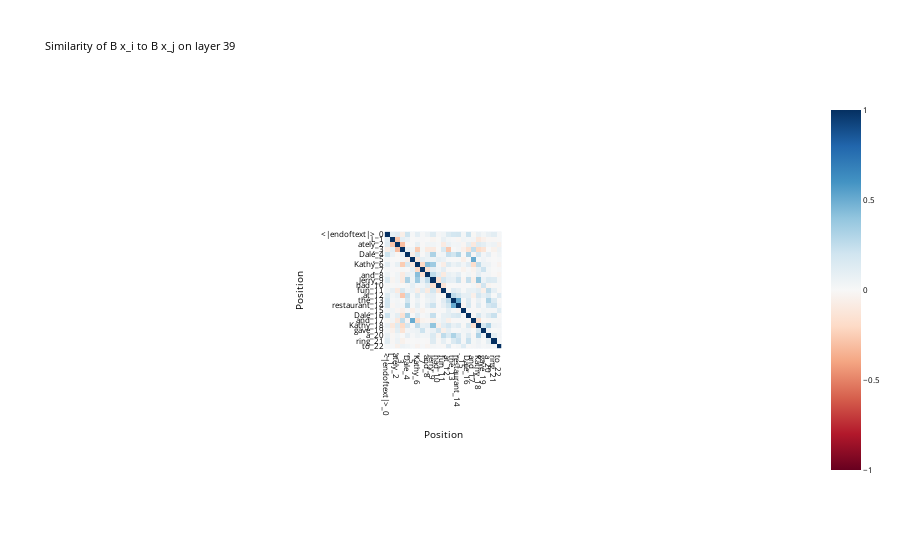
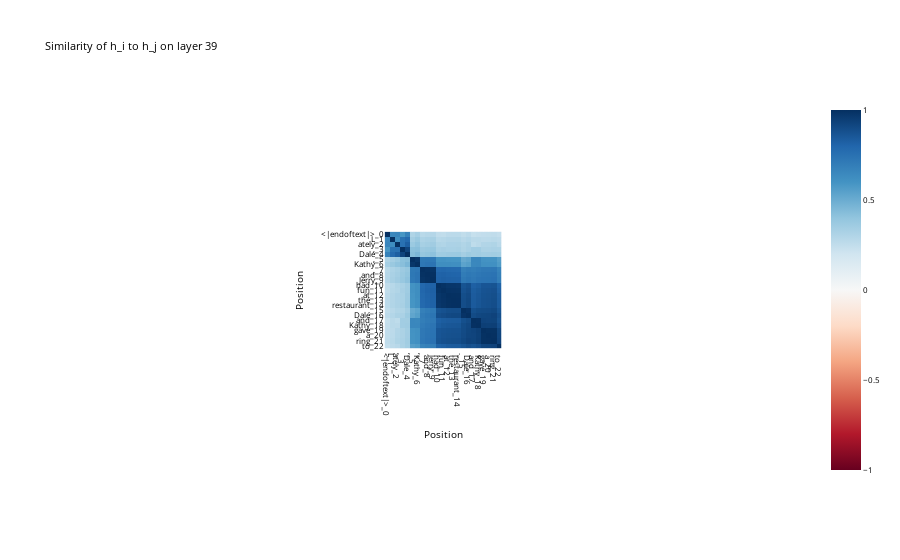
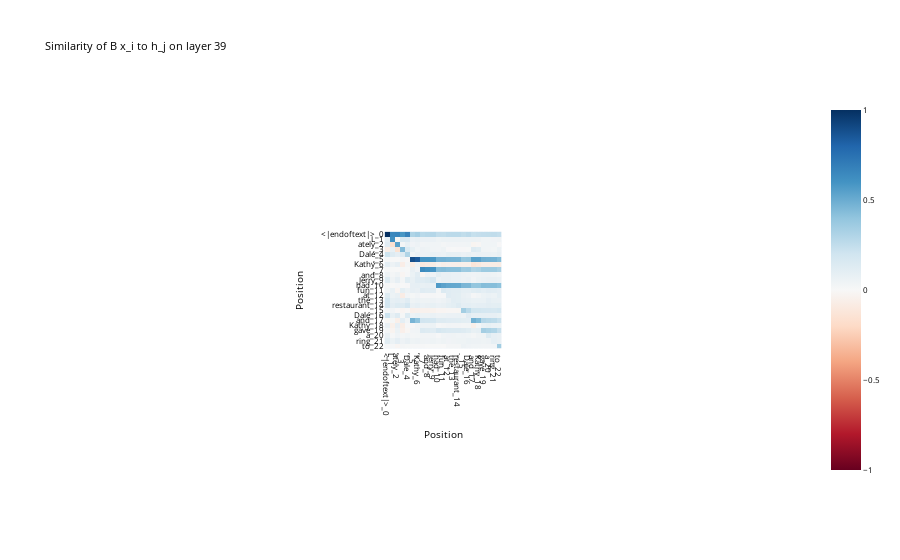
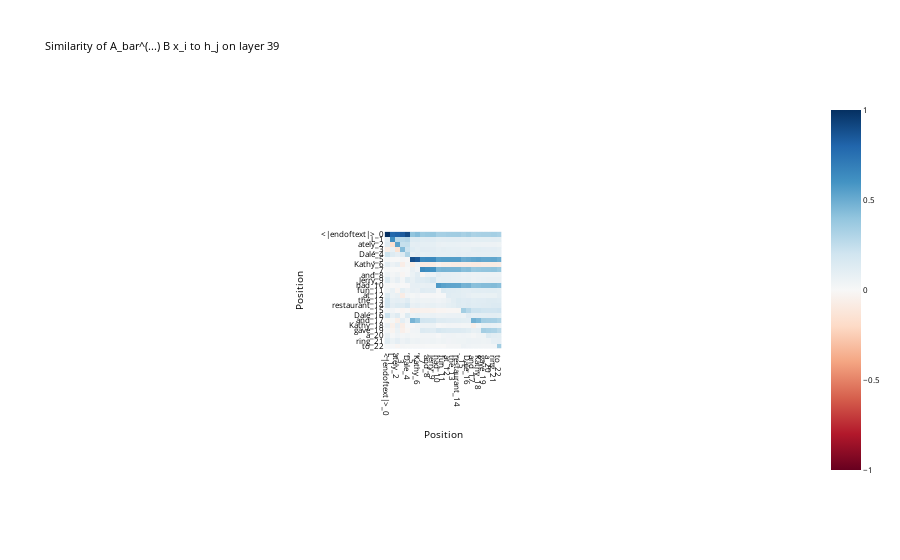

The notebook cell these images were saved under, in order:
### Code cell
prompt = model.tokenizer.decode(batched_data[0][1:])
prompt_tokens = model.to_tokens(prompt)[0]
L = prompt_tokens.size()[0]
prompt_str_tokens = model.to_str_tokens(prompt_tokens)

token_labels = []
for index, str_token in enumerate(prompt_str_tokens):
    token_labels.append(f"{str_token}_{index}")

# for each pos
'''
layer_labels = [str(layer) for layer in limited_layers]
for pos in tqdm(list(range(L))):
    fig = imshow(h_to_x_b_similarities[:,pos], show=False, x=token_labels, y=layer_labels, xaxis="Position", yaxis="Layer", title=f"Similarity to hidden state of token = {token_labels[pos]}", font_size=8)
    fig.update_layout(**plot_args)
    fig.update_layout(legend=dict(
        yanchor="top",
        y=0.99,
        xanchor="left",
        x=0.01
    ))
    fig.show()
'''
LAYER = 39
imshow(x_b_similarities[LAYER], show=False, x=token_labels, y=token_labels, xaxis="Position", yaxis="Position", title=f"Similarity of B x_i to B x_j on layer {LAYER}", font_size=8).show()
imshow(h_similarities[LAYER], show=False, x=token_labels, y=token_labels, xaxis="Position", yaxis="Position", title=f"Similarity of h_i to h_j on layer {LAYER}", font_size=8).show()
imshow(h_to_x_b_similarities[LAYER], show=False, x=token_labels, y=token_labels, xaxis="Position", yaxis="Position", title=f"Similarity of B x_i to h_j on layer {LAYER}", font_size=8).show()
imshow(h_to_x_b_similarities_catchup[LAYER], show=False, x=token_labels, y=token_labels, xaxis="Position", yaxis="Position", title=f"Similarity of A_bar^(...) B x_i to h_j on layer {LAYER}", font_size=8).show()

### Figure 1 — Plotly figure (JSON) as saved in the notebook; plotly's stock layout.template omitted (floating-point values rounded to 4 significant figures; data arrays with more than 128 entries replaced by an {"elided": "..."} marker saying what was removed)
{"data": [{"coloraxis": "coloraxis", "hovertemplate": "Position: %{x}<br>Position: %{y}<br>color: %{z}<extra></extra>", "name": "0", "type": "heatmap", "x": ["<|endoftext|>_0", "L_1", "ately_2", ",_3", " Dale_4", ",_5", " Kathy_6", ",_7", " and_8", " Jerry_9", " had_10", " fun_11", " at_12", " the_13", " restaurant_14", "._15", " Dale_16", " and_17", " Kathy_18", " gave_19", " a_20", " ring_21", " to_22"], "xaxis": "x", "y": ["<|endoftext|>_0", "L_1", "ately_2", ",_3", " Dale_4", ",_5", " Kathy_6", ",_7", " and_8", " Jerry_9", " had_10", " fun_11", " at_12", " the_13", " restaurant_14", "._15", " Dale_16", " and_17", " Kathy_18", " gave_19", " a_20", " ring_21", " to_22"], "yaxis": "y", "z": {"elided": "23x23 float values"}}], "layout": {"autosize": true, "coloraxis": {"cmid": 0, "colorscale": [[0, "rgb(103,0,31)"], [0.1, "rgb(178,24,43)"], [0.2, "rgb(214,96,77)"], [0.3, "rgb(244,165,130)"], [0.4, "rgb(253,219,199)"], [0.5, "rgb(247,247,247)"], [0.6, "rgb(209,229,240)"], [0.7, "rgb(146,197,222)"], [0.8, "rgb(67,147,195)"], [0.9, "rgb(33,102,172)"], [1, "rgb(5,48,97)"]]}, "font": {"color": "black", "size": 8}, "title": {"text": "Similarity of B x_i to B x_j on layer 39"}, "xaxis": {"anchor": "y", "autorange": true, "constrain": "domain", "domain": [0.4197, 0.5803], "range": [-0.5, 22.5], "scaleanchor": "y", "tickmode": "array", "ticktext": ["<|endoftext|>_0", "L_1", "ately_2", ",_3", " Dale_4", ",_5", " Kathy_6", ",_7", " and_8", " Jerry_9", " had_10", " fun_11", " at_12", " the_13", " restaurant_14", "._15", " Dale_16", " and_17", " Kathy_18", " gave_19", " a_20", " ring_21", " to_22"], "tickvals": ["<|endoftext|>_0", "L_1", "ately_2", ",_3", " Dale_4", ",_5", " Kathy_6", ",_7", " and_8", " Jerry_9", " had_10", " fun_11", " at_12", " the_13", " restaurant_14", "._15", " Dale_16", " and_17", " Kathy_18", " gave_19", " a_20", " ring_21", " to_22"], "title": {"text": "Position"}, "type": "category"}, "yaxis": {"anchor": "x", "autorange": true, "constrain": "domain", "domain": [0, 1], "range": [22.5, -0.5], "tickmode": "array", "ticktext": ["<|endoftext|>_0", "L_1", "ately_2", ",_3", " Dale_4", ",_5", " Kathy_6", ",_7", " and_8", " Jerry_9", " had_10", " fun_11", " at_12", " the_13", " restaurant_14", "._15", " Dale_16", " and_17", " Kathy_18", " gave_19", " a_20", " ring_21", " to_22"], "tickvals": ["<|endoftext|>_0", "L_1", "ately_2", ",_3", " Dale_4", ",_5", " Kathy_6", ",_7", " and_8", " Jerry_9", " had_10", " fun_11", " at_12", " the_13", " restaurant_14", "._15", " Dale_16", " and_17", " Kathy_18", " gave_19", " a_20", " ring_21", " to_22"], "title": {"text": "Position"}, "type": "category"}}}

### Figure 2 — Plotly figure (JSON) as saved in the notebook; plotly's stock layout.template omitted (floating-point values rounded to 4 significant figures; data arrays with more than 128 entries replaced by an {"elided": "..."} marker saying what was removed)
{"data": [{"coloraxis": "coloraxis", "hovertemplate": "Position: %{x}<br>Position: %{y}<br>color: %{z}<extra></extra>", "name": "0", "type": "heatmap", "x": ["<|endoftext|>_0", "L_1", "ately_2", ",_3", " Dale_4", ",_5", " Kathy_6", ",_7", " and_8", " Jerry_9", " had_10", " fun_11", " at_12", " the_13", " restaurant_14", "._15", " Dale_16", " and_17", " Kathy_18", " gave_19", " a_20", " ring_21", " to_22"], "xaxis": "x", "y": ["<|endoftext|>_0", "L_1", "ately_2", ",_3", " Dale_4", ",_5", " Kathy_6", ",_7", " and_8", " Jerry_9", " had_10", " fun_11", " at_12", " the_13", " restaurant_14", "._15", " Dale_16", " and_17", " Kathy_18", " gave_19", " a_20", " ring_21", " to_22"], "yaxis": "y", "z": {"elided": "23x23 float values"}}], "layout": {"autosize": true, "coloraxis": {"cmid": 0, "colorscale": [[0, "rgb(103,0,31)"], [0.1, "rgb(178,24,43)"], [0.2, "rgb(214,96,77)"], [0.3, "rgb(244,165,130)"], [0.4, "rgb(253,219,199)"], [0.5, "rgb(247,247,247)"], [0.6, "rgb(209,229,240)"], [0.7, "rgb(146,197,222)"], [0.8, "rgb(67,147,195)"], [0.9, "rgb(33,102,172)"], [1, "rgb(5,48,97)"]]}, "font": {"color": "black", "size": 8}, "title": {"text": "Similarity of h_i to h_j on layer 39"}, "xaxis": {"anchor": "y", "autorange": true, "constrain": "domain", "domain": [0.4197, 0.5803], "range": [-0.5, 22.5], "scaleanchor": "y", "tickmode": "array", "ticktext": ["<|endoftext|>_0", "L_1", "ately_2", ",_3", " Dale_4", ",_5", " Kathy_6", ",_7", " and_8", " Jerry_9", " had_10", " fun_11", " at_12", " the_13", " restaurant_14", "._15", " Dale_16", " and_17", " Kathy_18", " gave_19", " a_20", " ring_21", " to_22"], "tickvals": ["<|endoftext|>_0", "L_1", "ately_2", ",_3", " Dale_4", ",_5", " Kathy_6", ",_7", " and_8", " Jerry_9", " had_10", " fun_11", " at_12", " the_13", " restaurant_14", "._15", " Dale_16", " and_17", " Kathy_18", " gave_19", " a_20", " ring_21", " to_22"], "title": {"text": "Position"}, "type": "category"}, "yaxis": {"anchor": "x", "autorange": true, "constrain": "domain", "domain": [0, 1], "range": [22.5, -0.5], "tickmode": "array", "ticktext": ["<|endoftext|>_0", "L_1", "ately_2", ",_3", " Dale_4", ",_5", " Kathy_6", ",_7", " and_8", " Jerry_9", " had_10", " fun_11", " at_12", " the_13", " restaurant_14", "._15", " Dale_16", " and_17", " Kathy_18", " gave_19", " a_20", " ring_21", " to_22"], "tickvals": ["<|endoftext|>_0", "L_1", "ately_2", ",_3", " Dale_4", ",_5", " Kathy_6", ",_7", " and_8", " Jerry_9", " had_10", " fun_11", " at_12", " the_13", " restaurant_14", "._15", " Dale_16", " and_17", " Kathy_18", " gave_19", " a_20", " ring_21", " to_22"], "title": {"text": "Position"}, "type": "category"}}}

### Figure 3 — Plotly figure (JSON) as saved in the notebook; plotly's stock layout.template omitted (floating-point values rounded to 4 significant figures; data arrays with more than 128 entries replaced by an {"elided": "..."} marker saying what was removed)
{"data": [{"coloraxis": "coloraxis", "hovertemplate": "Position: %{x}<br>Position: %{y}<br>color: %{z}<extra></extra>", "name": "0", "type": "heatmap", "x": ["<|endoftext|>_0", "L_1", "ately_2", ",_3", " Dale_4", ",_5", " Kathy_6", ",_7", " and_8", " Jerry_9", " had_10", " fun_11", " at_12", " the_13", " restaurant_14", "._15", " Dale_16", " and_17", " Kathy_18", " gave_19", " a_20", " ring_21", " to_22"], "xaxis": "x", "y": ["<|endoftext|>_0", "L_1", "ately_2", ",_3", " Dale_4", ",_5", " Kathy_6", ",_7", " and_8", " Jerry_9", " had_10", " fun_11", " at_12", " the_13", " restaurant_14", "._15", " Dale_16", " and_17", " Kathy_18", " gave_19", " a_20", " ring_21", " to_22"], "yaxis": "y", "z": {"elided": "23x23 float values"}}], "layout": {"autosize": true, "coloraxis": {"cmid": 0, "colorscale": [[0, "rgb(103,0,31)"], [0.1, "rgb(178,24,43)"], [0.2, "rgb(214,96,77)"], [0.3, "rgb(244,165,130)"], [0.4, "rgb(253,219,199)"], [0.5, "rgb(247,247,247)"], [0.6, "rgb(209,229,240)"], [0.7, "rgb(146,197,222)"], [0.8, "rgb(67,147,195)"], [0.9, "rgb(33,102,172)"], [1, "rgb(5,48,97)"]]}, "font": {"color": "black", "size": 8}, "title": {"text": "Similarity of B x_i to h_j on layer 39"}, "xaxis": {"anchor": "y", "autorange": true, "constrain": "domain", "domain": [0.4197, 0.5803], "range": [-0.5, 22.5], "scaleanchor": "y", "tickmode": "array", "ticktext": ["<|endoftext|>_0", "L_1", "ately_2", ",_3", " Dale_4", ",_5", " Kathy_6", ",_7", " and_8", " Jerry_9", " had_10", " fun_11", " at_12", " the_13", " restaurant_14", "._15", " Dale_16", " and_17", " Kathy_18", " gave_19", " a_20", " ring_21", " to_22"], "tickvals": ["<|endoftext|>_0", "L_1", "ately_2", ",_3", " Dale_4", ",_5", " Kathy_6", ",_7", " and_8", " Jerry_9", " had_10", " fun_11", " at_12", " the_13", " restaurant_14", "._15", " Dale_16", " and_17", " Kathy_18", " gave_19", " a_20", " ring_21", " to_22"], "title": {"text": "Position"}, "type": "category"}, "yaxis": {"anchor": "x", "autorange": true, "constrain": "domain", "domain": [0, 1], "range": [22.5, -0.5], "tickmode": "array", "ticktext": ["<|endoftext|>_0", "L_1", "ately_2", ",_3", " Dale_4", ",_5", " Kathy_6", ",_7", " and_8", " Jerry_9", " had_10", " fun_11", " at_12", " the_13", " restaurant_14", "._15", " Dale_16", " and_17", " Kathy_18", " gave_19", " a_20", " ring_21", " to_22"], "tickvals": ["<|endoftext|>_0", "L_1", "ately_2", ",_3", " Dale_4", ",_5", " Kathy_6", ",_7", " and_8", " Jerry_9", " had_10", " fun_11", " at_12", " the_13", " restaurant_14", "._15", " Dale_16", " and_17", " Kathy_18", " gave_19", " a_20", " ring_21", " to_22"], "title": {"text": "Position"}, "type": "category"}}}

### Figure 4 — Plotly figure (JSON) as saved in the notebook; plotly's stock layout.template omitted (floating-point values rounded to 4 significant figures; data arrays with more than 128 entries replaced by an {"elided": "..."} marker saying what was removed)
{"data": [{"coloraxis": "coloraxis", "hovertemplate": "Position: %{x}<br>Position: %{y}<br>color: %{z}<extra></extra>", "name": "0", "type": "heatmap", "x": ["<|endoftext|>_0", "L_1", "ately_2", ",_3", " Dale_4", ",_5", " Kathy_6", ",_7", " and_8", " Jerry_9", " had_10", " fun_11", " at_12", " the_13", " restaurant_14", "._15", " Dale_16", " and_17", " Kathy_18", " gave_19", " a_20", " ring_21", " to_22"], "xaxis": "x", "y": ["<|endoftext|>_0", "L_1", "ately_2", ",_3", " Dale_4", ",_5", " Kathy_6", ",_7", " and_8", " Jerry_9", " had_10", " fun_11", " at_12", " the_13", " restaurant_14", "._15", " Dale_16", " and_17", " Kathy_18", " gave_19", " a_20", " ring_21", " to_22"], "yaxis": "y", "z": {"elided": "23x23 float values"}}], "layout": {"autosize": true, "coloraxis": {"cmid": 0, "colorscale": [[0, "rgb(103,0,31)"], [0.1, "rgb(178,24,43)"], [0.2, "rgb(214,96,77)"], [0.3, "rgb(244,165,130)"], [0.4, "rgb(253,219,199)"], [0.5, "rgb(247,247,247)"], [0.6, "rgb(209,229,240)"], [0.7, "rgb(146,197,222)"], [0.8, "rgb(67,147,195)"], [0.9, "rgb(33,102,172)"], [1, "rgb(5,48,97)"]]}, "font": {"color": "black", "size": 8}, "title": {"text": "Similarity of A_bar^(...) B x_i to h_j on layer 39"}, "xaxis": {"anchor": "y", "autorange": true, "constrain": "domain", "domain": [0.4197, 0.5803], "range": [-0.5, 22.5], "scaleanchor": "y", "tickmode": "array", "ticktext": ["<|endoftext|>_0", "L_1", "ately_2", ",_3", " Dale_4", ",_5", " Kathy_6", ",_7", " and_8", " Jerry_9", " had_10", " fun_11", " at_12", " the_13", " restaurant_14", "._15", " Dale_16", " and_17", " Kathy_18", " gave_19", " a_20", " ring_21", " to_22"], "tickvals": ["<|endoftext|>_0", "L_1", "ately_2", ",_3", " Dale_4", ",_5", " Kathy_6", ",_7", " and_8", " Jerry_9", " had_10", " fun_11", " at_12", " the_13", " restaurant_14", "._15", " Dale_16", " and_17", " Kathy_18", " gave_19", " a_20", " ring_21", " to_22"], "title": {"text": "Position"}, "type": "category"}, "yaxis": {"anchor": "x", "autorange": true, "constrain": "domain", "domain": [0, 1], "range": [22.5, -0.5], "tickmode": "array", "ticktext": ["<|endoftext|>_0", "L_1", "ately_2", ",_3", " Dale_4", ",_5", " Kathy_6", ",_7", " and_8", " Jerry_9", " had_10", " fun_11", " at_12", " the_13", " restaurant_14", "._15", " Dale_16", " and_17", " Kathy_18", " gave_19", " a_20", " ring_21", " to_22"], "tickvals": ["<|endoftext|>_0", "L_1", "ately_2", ",_3", " Dale_4", ",_5", " Kathy_6", ",_7", " and_8", " Jerry_9", " had_10", " fun_11", " at_12", " the_13", " restaurant_14", "._15", " Dale_16", " and_17", " Kathy_18", " gave_19", " a_20", " ring_21", " to_22"], "title": {"text": "Position"}, "type": "category"}}}
